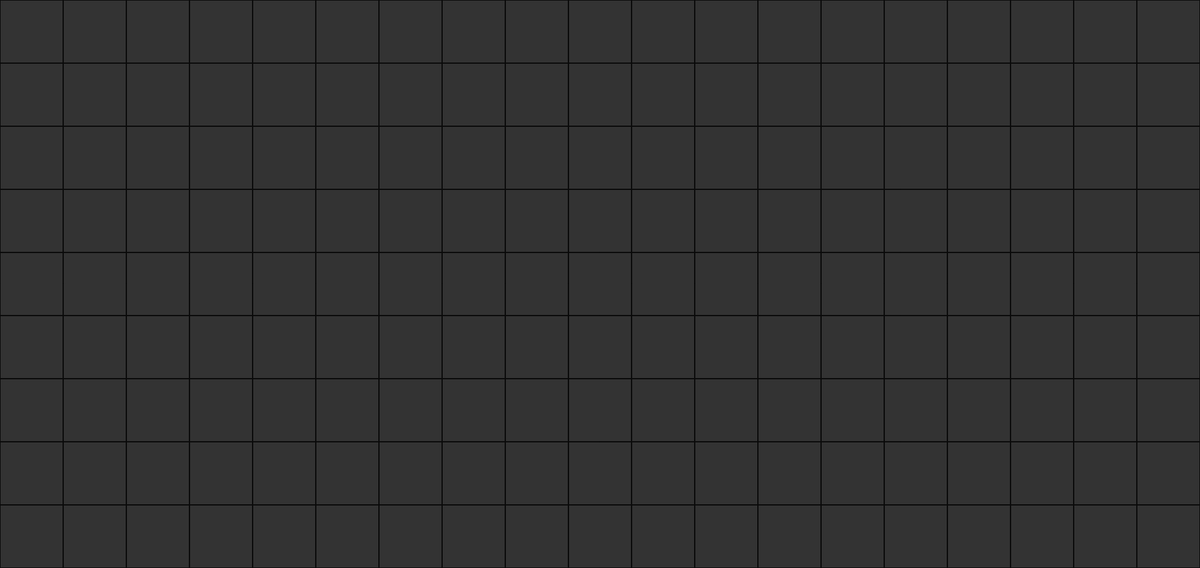
Frame 1 (no input)
Frame 60 (no input): identical to frame 1, image omitted
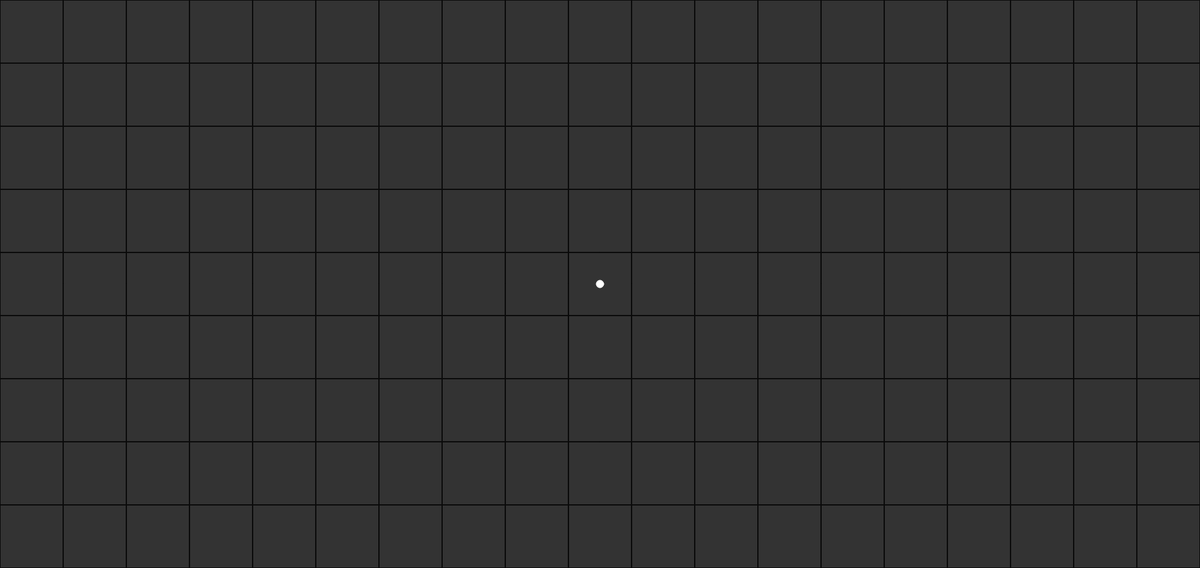
Frame 120 (the mouse pressed at the canvas centre since frame 60)

The p5.js sketch that drew these frames (run headless with seeded random() and noise() and a simulated clock; from frame 60 on, the mouse is pressed at the canvas centre):

// p5.js sketch
// ── sketch.js
var data = [];

var m = 0;
var b = 0;
var u = 100;



function setup() {
  for (let element of document.getElementsByClassName("p5Canvas")) {
    element.addEventListener("contextmenu", (e) => e.preventDefault());
  }
  createCanvas(1900, 900);

}

  function linearRegression() {
    var xMean = 0;
    var yMean = 0;
    for (var i = 0; i < data.length; i++){
        var x = data[i].x
        xMean += x;
        var y = data[i].y
        yMean += y;
    }

    xMean /= data.length;
    yMean /= data.length;

    var num = 0;
    var den = 0;

    for (var i = 0; i < data.length; i++){
        var x = data[i].x
        var y = data[i].y;
        num += (x - xMean) * (y - yMean);
        den += (x - xMean) * (x - xMean);
    }

    m = num/den;
    b = yMean - m * xMean;

  }

  function gradientDescend() {
    var learningRate = 0.9;
    for (var i = 0;i < data.length;i++) {
      var x = data[i].x;
      var y = data[i].y;
      var guess = m * x + b;
      var error = y - guess;
      m += error * x * learningRate;
      b += error * learningRate;
    }
  }



function drawLine() {
    var x1 = 0;
    var y1 = m * x1 + b;
    var x2 = 1;
    var y2 = m * x2 + b;
  
    x1 = map(x1, 0, 1, 0, width);
    y1 = map(y1, 0, 1, height, 0);
    x2 = map(x2, 0, 1, 0, width);
    y2 = map(y2, 0, 1, height, 0);
  
    stroke(255, 0, 0);
    strokeWeight(2);
    line(x1, y1, x2, y2);
  }

function mousePressed() {
  if (mouseX < width && mouseY < height){
    var x = map(mouseX, 0, width, 0, 1);
    var y = map(mouseY, 0, height, 1, 0);
    var point = createVector(x, y);
    data.push(point); 
  }
}


function grid() {
	stroke(10);
	strokeWeight(1);
	for (let x = 0; x <= width; x += u) {
		for (let y = 0; y <= height; y += u) {
			line(x, 0, x, height);
			line(0, y, width, y);
		}
	}

}


function draw() {
    background(51);
    grid();
    for (var i = 0; i < data.length; i++) {
      var x = map(data[i].x, 0, 1, 0, width);
      var y = map(data[i].y, 0, 1, height, 0);
      fill(255);
      stroke(255);
      ellipse(x, y, 12, 12);
    }

    
  
    if (data.length > 1) {
        linearRegression();
        drawLine();
      
    }
  }
